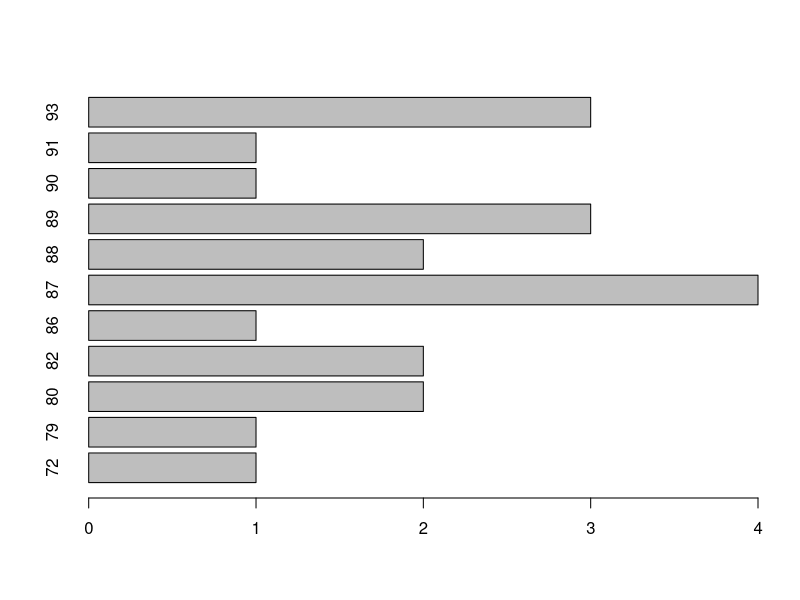
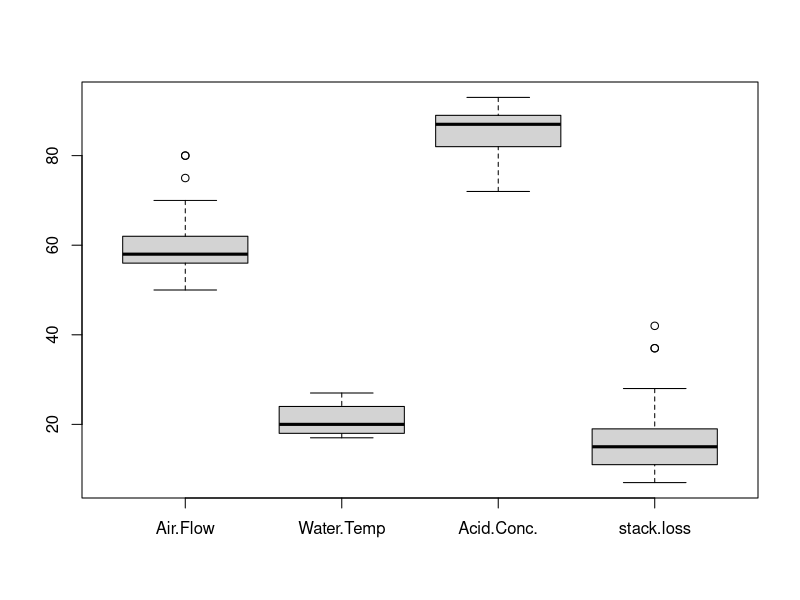

R code for these plots, in order:
#Codigo Ejercicios propuestos S2.1
misdades<- stackloss
stackloss

#Tabla de frecuencias
ni<- table(misdades$Air.Flow) #cuantas veces sale cada cosa
fi<- ni/sum(ni) #Frecuencias relativas
Fi<- cumsum(fi) #suma acumulativa-> Frecuencia acumulada
Ni<- cumsum(ni) #n acumulada
cbind(ni, fi, Ni, Fi)

stem(misdades$Air.Flow)
barplot(table(misdades$Acid.Conc.), horiz = TRUE)

#moda
freq<-table(misdades$Air.Flow)
freq_ord<-sort(freq, decreasing = TRUE)
moda<- names(freq_ord[1])
moda

boxplot(misdades)
mean(misdades$Air.Flow)
median(misdades$Water.Temp)
quantile(misdades$Acid.Conc.)
quantile(misdades$stack.loss, 0.18)


IQR(misdades$Water.Temp)
sd(misdades$Acid.Conc.)
var(misdades$Air.Flow)
